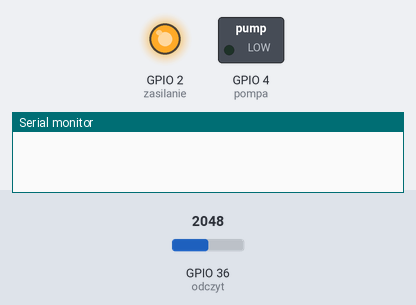
This sketch was run on a simulated ESP32. Shown: switched loads named in the sketch (green lamp = pin HIGH), output pins drawn as LEDs (lit = HIGH), the last lines printed to the serial monitor. Inputs (shaded band) come from the test bench; at power-on: GPIO 36 (odczyt) = 2048. WiFi joins after 1.5 s; servers stay silent unless stated; uploads are accepted with an empty reply. At 14.2 s the program puts the board to deep sleep or switches it off; the recording ends there.

Above: at 0.1 s.
At 10.6 s:
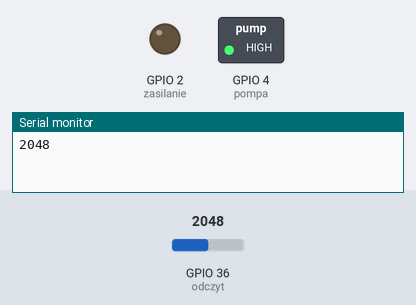
At 12.6 s:
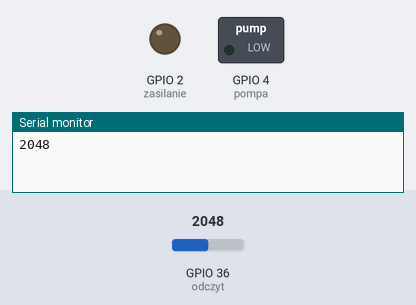
Timing chart, 0 to 14.1 s (numbered marks = the images above):
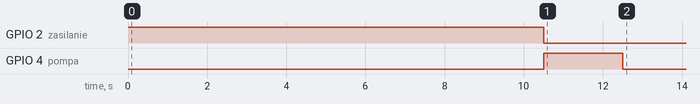

Measured:
- by itself, GPIO 2 (zasilanie): LOW → HIGH at 0.00 s, → LOW 10.5 s later
- by itself, GPIO 4 (pompa): LOW → HIGH at 10.5 s, → LOW 2.0 s later

The sketch:

automatyczne_podlewanie.ino
```cpp
#include <WiFi.h>
#include <HTTPClient.h>

// --- DANE DO KONFIGURACJI ---
const char* ssid = "FunBox2-33BF";
const char* password = "Falafelwpowietrzu";
const char* discord_url = "https://discord.com/api/webhooks/1481352509392945233/W6FFZ42COL14CrWsFM5sIO5ZfmKaDS1oQH8RXgjz98ZZjN0IE61rRzJyz3wS7iyBUm3f";

const int pompa=4, zasilanie=2, odczyt=A0; //piny
const int czas_pompy=2 /*w sekundach*/, czas_snu=2*60*60 /*w godzinach*/, wilgotnosc_0=2600, wilgotnosc_100=1100; /*wartosc z konsoli*/  //zmienne

#define uS_TO_S_FACTOR 1000000ULL

void setup() {
  //setup
  pinMode(pompa, OUTPUT);
  pinMode(zasilanie, OUTPUT);
  pinMode(odczyt, INPUT);
  Serial.begin(9600);

  // --- 1. ODCZYT Z CZUJNIKA (W CAŁKOWITEJ CISZY RADIOWEJ) ---
  digitalWrite(zasilanie, HIGH); //wlaczenie zasilania dla czujnika wilgotnosci
  delay(500);

  // Seria 10 pomiarów do wyciągnięcia średniej
  int suma_odczytow = 0;
  for(int i = 0; i < 10; i++) {
    suma_odczytow += analogRead(odczyt);
    delay(1000); // krótka przerwa między próbkami
  }
  int wartosc_czujnika = suma_odczytow / 10; // Obliczenie średniej

  Serial.println(wartosc_czujnika);
  digitalWrite(zasilanie, LOW);

  String status_podlewania="Nie";

  // Użycie funkcji map i zabezpieczenie constrain
  int odczytana_wilgotnosc = map(wartosc_czujnika, wilgotnosc_0, wilgotnosc_100, 0, 100);
  odczytana_wilgotnosc = constrain(odczytana_wilgotnosc, 0, 100);

  // --- 2. LOGIKA PODLEWANIA ---
  if(odczytana_wilgotnosc<45)
  {
    digitalWrite(pompa, HIGH);
    delay(czas_pompy*1000);
    digitalWrite(pompa, LOW);
    status_podlewania="Tak";
  }

  // --- 3. POŁĄCZENIE Z WIFI ---
  WiFi.begin(ssid, password);
  unsigned long startAttemptTime = millis();
  while (WiFi.status() != WL_CONNECTED && millis() - startAttemptTime < 10000) {
    delay(500);
    Serial.print(".");
  }

  // --- 4. WYSYŁANIE DANYCH NA DISCORD ---
  if (WiFi.status() == WL_CONNECTED) {
    HTTPClient http;
    http.begin(discord_url);
    http.addHeader("Content-Type", "application/json");

    String msg = "{\"content\": \"Wilgotnosc: " + String(odczytana_wilgotnosc) + "%. Podlewanie: " + status_podlewania + "\"}";
    http.POST(msg);
    http.end();
  }

  // --- 5. USYPIANIE ---
  Serial.flush();
  esp_sleep_enable_timer_wakeup(uS_TO_S_FACTOR*czas_snu);
  esp_deep_sleep_start();
}

void loop() {

}
```
